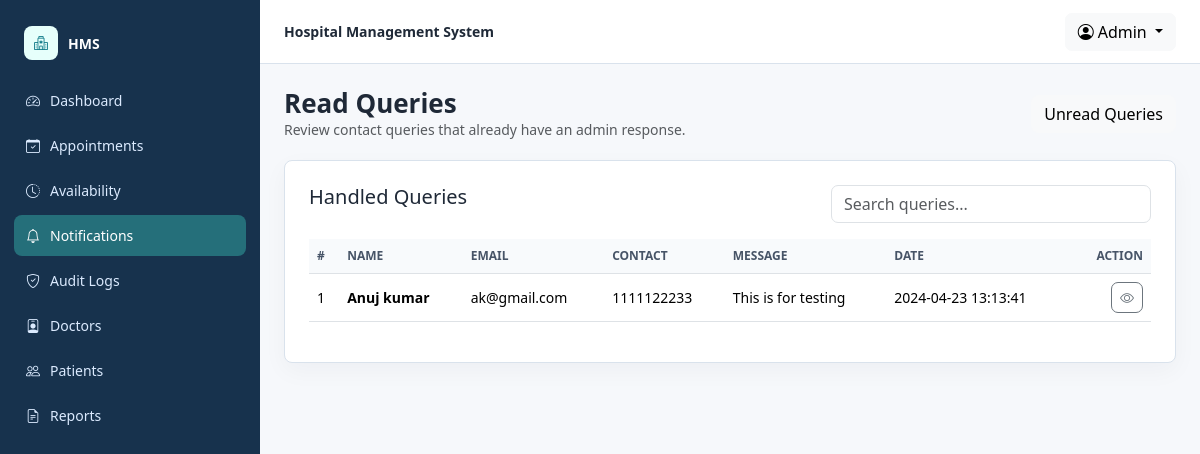
/hms/admin/read-query.php (signed in), run on the app's committed database.
### tables this page shows
CREATE TABLE `tblcontactus` (
  `id` int(11) NOT NULL,
  `fullname` varchar(255) DEFAULT NULL,
  `email` varchar(255) DEFAULT NULL,
  `contactno` bigint(12) DEFAULT NULL,
  `message` mediumtext DEFAULT NULL,
  `PostingDate` timestamp NULL DEFAULT current_timestamp(),
  `AdminRemark` mediumtext DEFAULT NULL,
  `LastupdationDate` timestamp NULL DEFAULT NULL ON UPDATE current_timestamp(),
  `IsRead` int(11) DEFAULT NULL
);

### hms/admin/read-query.php (the view, shortened to what this page needs)
<?php
include 'include/config.php';
$queries = hms_fetch_all($con, 'SELECT * FROM tblcontactus WHERE IsRead IS NOT NULL ORDER BY id DESC');
?>
<div class="hms-page-title">
    <div>
        <h1>Read Queries</h1>
        <p class="text-muted mb-0">Review contact queries that already have an admin response.</p>
    </div>
    <a class="btn btn-light" href="unread-queries.php">Unread Queries</a>
</div>
<div class="hms-card p-4">
    <div class="d-flex flex-column flex-md-row justify-content-between gap-3 mb-3">
        <h2 class="h5 mb-0">Handled Queries</h2>
        <input type="search" class="form-control" style="max-width: 320px;" placeholder="Search queries..." data-table-search="#queriesTable">
    </div>
    <div class="table-responsive">
        <table class="table table-hover align-middle" id="queriesTable" data-sortable>
            <thead>
            <tr>
                <th data-sort>#</th>
                <th data-sort>Name</th>
                <th data-sort>Email</th>
                <th data-sort>Contact</th>
                <th data-sort>Message</th>
                <th data-sort>Date</th>
                <th class="text-end">Action</th>
            </tr>
            </thead>
            <tbody>
            <?php foreach ($queries as $index => $query) { ?>
                <tr>
                    <td><?php echo $index + 1; ?></td>
                    <td class="fw-semibold"><?php echo hms_e($query['fullname']); ?></td>
                    <td><?php echo hms_e($query['email']); ?></td>
                    <td><?php echo hms_e($query['contactno']); ?></td>
                    <td><?php echo hms_e($query['message']); ?></td>
                    <td><?php echo hms_e($query['PostingDate']); ?></td>
                    <td class="text-end">
                        <a class="btn btn-sm btn-outline-secondary" href="query-details.php?id=<?php echo (int) $query['id']; ?>"><i class="bi bi-eye"></i></a>
                    </td>
                </tr>
            <?php } ?>
            </tbody>
        </table>
    </div>
</div>

### hms/include/hms_helpers.php (style rules this page uses)
:root { --hms-ink: #1f2937; --hms-muted: #667085; --hms-line: #d9e2ec; --hms-bg: #f6f8fb; --hms-sidebar: #17324d; --hms-sidebar-active: #256f7a; --hms-teal: #127c8a; --hms-amber: #b7791f; }
body { background: var(--hms-bg); color: var(--hms-ink); font-size: 14px; letter-spacing: 0; }
a { text-decoration: none; }
.hms-page-title { display: flex; justify-content: space-between; gap: 16px; align-items: center; margin-bottom: 20px; }
.hms-page-title h1 { font-size: 26px; margin: 0; font-weight: 700; }
.hms-card { background: #fff; border: 1px solid var(--hms-line); border-radius: 8px; box-shadow: 0 8px 24px rgba(16, 24, 40, .04); }
.table thead th { color: #475467; background: #f8fafc; font-size: 12px; text-transform: uppercase; white-space: nowrap; }
.table td, .table th { vertical-align: middle; }
.btn { border-radius: 7px; }
.form-control, .form-select { border-radius: 7px; }

### data on the page
tblcontactus: fullname "Anuj kumar", email "ak@gmail.com", contactno "1111122233", message "This is for testing", PostingDate "2024-04-23 13:13:41"

### other printed values
hms_e($item[1]) "Dashboard"
hms_e($item[1]) "Appointments"
hms_e($item[1]) "Availability"
hms_e($item[1]) "Notifications"
hms_e($item[1]) "Audit Logs"
hms_e($item[1]) "Doctors"
hms_e($item[1]) "Patients"
hms_e($item[1]) "Reports"
hms_e($name) "Admin"
